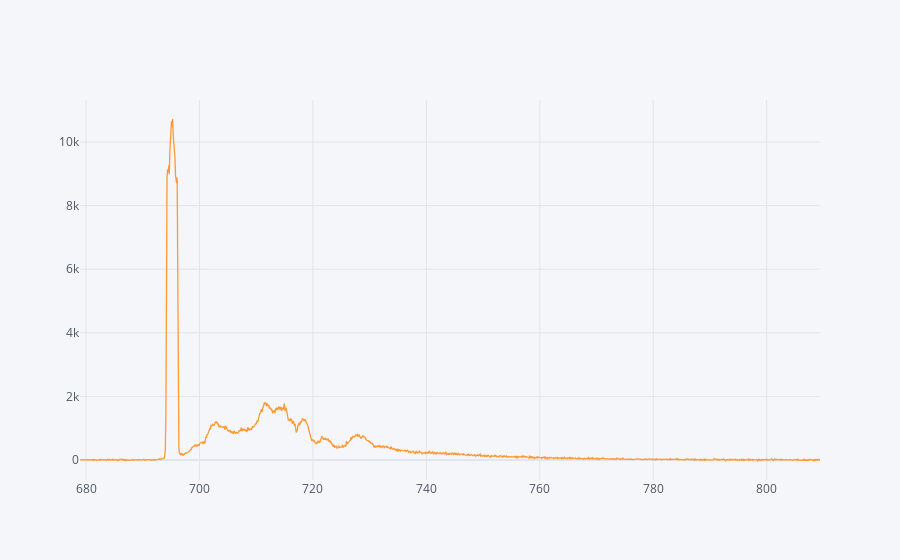

The code cell stored with this chart in its notebook:
### Markdown cell above
# DLP calculation

### Code cell
df = pd.DataFrame({'x':data_pixel_h[:,0],'y':data_pixel_h[:,1]}) # since the first col is wavelength, pixel 12 is in col13
df.iplot(kind='line', x='x',y='y')

### Figure 1 — Plotly figure (JSON) as saved in the notebook; plotly's stock layout.template omitted (floating-point values rounded to 4 significant figures; data arrays with more than 128 entries replaced by an {"elided": "..."} marker saying what was removed)
{"data": [{"line": {"color": "rgba(255, 153, 51, 1.0)", "dash": "solid", "shape": "linear", "width": 1.3}, "mode": "lines", "name": "y", "text": "", "type": "scatter", "x": {"elided": "1340 float values"}, "y": {"elided": "1340 float values"}}], "layout": {"legend": {"bgcolor": "#F5F6F9", "font": {"color": "#4D5663"}}, "paper_bgcolor": "#F5F6F9", "plot_bgcolor": "#F5F6F9", "title": {"font": {"color": "#4D5663"}}, "xaxis": {"gridcolor": "#E1E5ED", "showgrid": true, "tickfont": {"color": "#4D5663"}, "title": {"font": {"color": "#4D5663"}, "text": ""}, "zerolinecolor": "#E1E5ED"}, "yaxis": {"gridcolor": "#E1E5ED", "showgrid": true, "tickfont": {"color": "#4D5663"}, "title": {"font": {"color": "#4D5663"}, "text": ""}, "zerolinecolor": "#E1E5ED"}}}
